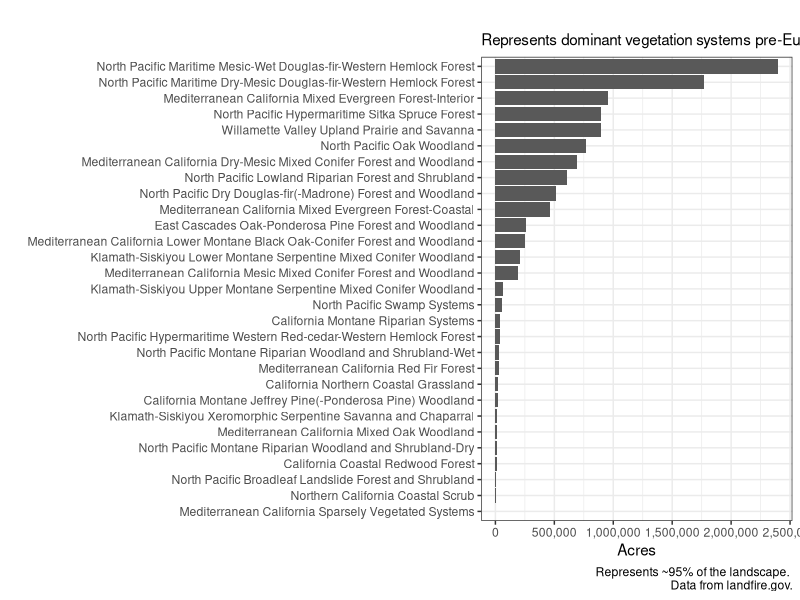

This figure's R source:
## ---- chunk 1
#prevent scientific notation
options(scipen = 999999)

# load packages
library(scales)
library(tidyverse)

# read in data

bps_mz2 <- read_csv("data/bps_mz2.csv")

head(bps_mz2)
## ---- chunk 2

bpsChart <- 
  ggplot(data = bps_mz2, aes(x = reorder(bps_name,acres), y = acres)) +
  geom_bar(stat = "identity") +
  labs(
    title = "",
    subtitle = "Represents dominant vegetation systems pre-European colonization",
    caption = "Represents ~95% of the landscape. \nData from landfire.gov.",
    x = "",
    y = "Acres") +
  coord_flip() +
  theme_bw() +
  scale_y_continuous(labels = comma) 


bpsChart

